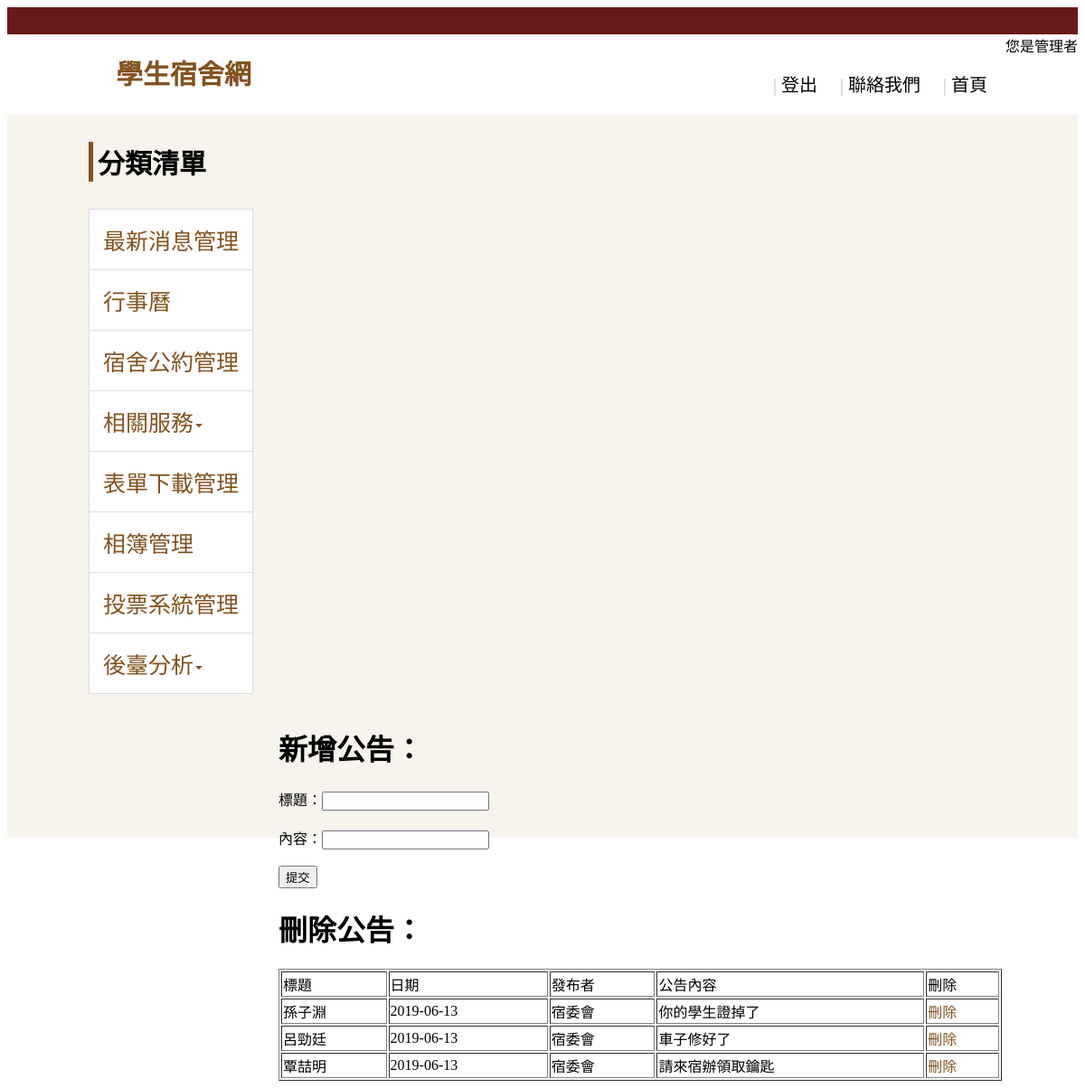
/codefile/newsadmin.php, run on the app's committed database.
### tables this page shows
CREATE TABLE `news` (
  `ID` int(255) NOT NULL,
  `title` varchar(255) NOT NULL,
  `date` date NOT NULL,
  `author` varchar(255) NOT NULL,
  `content` varchar(10000) DEFAULT NULL
);

### codefile/newsadmin.php (the view, shortened to what this page needs)
<!DOCTYPE html>
<html lang="en">
<head>
  <link rel="stylesheet" href="newsadmin.css">
</head>
<body>
  <div class="wrap">
    <div class="header">
      <div class="topbar"></div>
      <div class="logo"><h1><a href="homer.php">學生宿舍網</a></h1></div>
      <div class="identity"><span>您是管理者</span></div>
      <ul class=headMenu>
        <li><a class="home"href="homer.php">首頁</a></li>
        <li><a class="tell" href="talkr.php">聯絡我們</a></li>
        <li><a class="log" href="logout.php">登出</a></li>
      </ul>
      </div>
      <div class="content">
        <div class="menu">
        <div class="menuh">
          <div class="bf"><h3>分類清單</h3></div>
        </div>
          <ul class=cmenu >
          <li class=List><a href="newsadmin.php">最新消息管理</a></li>
            <li class=List><a href="calendarr.php">行事曆</a></li>
            <li class=List><a href="ruleadmin.php">宿舍公約管理</a></li>
            <li class=List><div class='jjj'><a class=dropdown href="">相關服務<div class="caret"></div></a>
      </div>
          </li>
            <li class=List><a href="downloadadmin.php">表單下載管理</a></li>
            <li class=List><a href="albumadmin.php">相簿管理</a></li>
            <li class=List><a href="voteadmin.php">投票系統管理</a></li>
            <li class=List><div class='jjj'><a class=dropdown href="">後臺分析<div class="caret"></div></a>
</div>
          </li>
        </ul>
        </div>
        <div class="new">
        <form action="newsadmin.php" method='POST'>
<h1>新增公告：</h1>
標題：<input type="text" name="title"><br><br>
內容：<input type="text" name="content"><br><br>
<input type="submit" value="提交">
</form>
<h1>刪除公告：</h1>
<table width="800" border="1">
  <tr>
    <td>標題</td>
    <td>日期</td>
    <td>發布者</td>
    <td>公告內容</td>
    <td>刪除</td>
  </tr>
<?php
$data=mysql_query("select * from news");
for($i=1;$i<=mysql_num_rows($data);$i++){
$rs=mysql_fetch_row($data);
?>
<?php if($rs[1]!=null){?>
  <tr>
    <td><?php echo $rs[1]?></td>
    <td><?php echo $rs[2]?></td>
    <td><?php echo $rs[3]?></td>
    <td><?php echo $rs[4]?></td>
    <td><a href='newsadmin.php?ID=<?php echo $rs[0] ?>'>刪除</a></td>
  </tr>
<?php
}
}
?>
</table>
      </div>
      </div>
    </div>
</body>
</html>

### codefile/newsadmin.css (style rules this page uses)
li { margin: 0; padding: 0; display: list-item; text-align: -webkit-match-parent; list-style: none; }
a { color: #83521e; text-decoration: none; outline: none; }
.wrap { min-width: 80%; }
.header .topbar { display: block; background: #691917; height: 30px; }
.content { background-color: #f7f3ed; height: 100vh; }
.logo h1 { float: left; margin-left: 120px; font-size: 30px; font-weight: bold; font-family: 'microsoft yahei'; }
.identity span { float: right; }
.headMenu { float: right; margin-top: 40px; }
.headMenu a { font-size: 20px; color: #000; }
.headMenu a::before { color: #C8C2B6; font-size: 1em; content: "|"; padding: 5px 5px; display: inline-block; }
.headMenu li { float: right; }
.headMenu .tell { margin-left: 20px; margin-right: 20px; }
.headMenu .home { margin-right: 20px; }
.bf h3 { font-size: 30px; font-weight: bold; font-family: 'microsoft yahei'; }
.cmenu { margin-top: 30px; margin-left: 50px; }
.menu { float: left; }
.menuh { border-left: solid 5px #83521e; padding-left: 5px; margin-left: 90px; }
.caret { display: inline-block; width: 0; height: 0; margin-left: 2px; vertical-align: middle; border-top: 4px solid; border-right: 4px solid transparent; border-left: 4px solid transparent; }
.cmenu a { display: block; padding: 15px; font-size: 25px; font-family: 'microsoft yahei'; }
.List { position: relative; display: block; padding: 0; margin-bottom: -1px; background-color: #fff; border: 1px solid #ddd; }
.new { margin-left: 300px; float: left; }

### data on the page
news: title "孫子淵", date "2019-06-13", author "宿委會", content "你的學生證掉了"
news: title "呂勁廷", date "2019-06-13", author "宿委會", content "車子修好了"
news: title "覃喆明", date "2019-06-13", author "宿委會", content "請來宿辦領取鑰匙"
